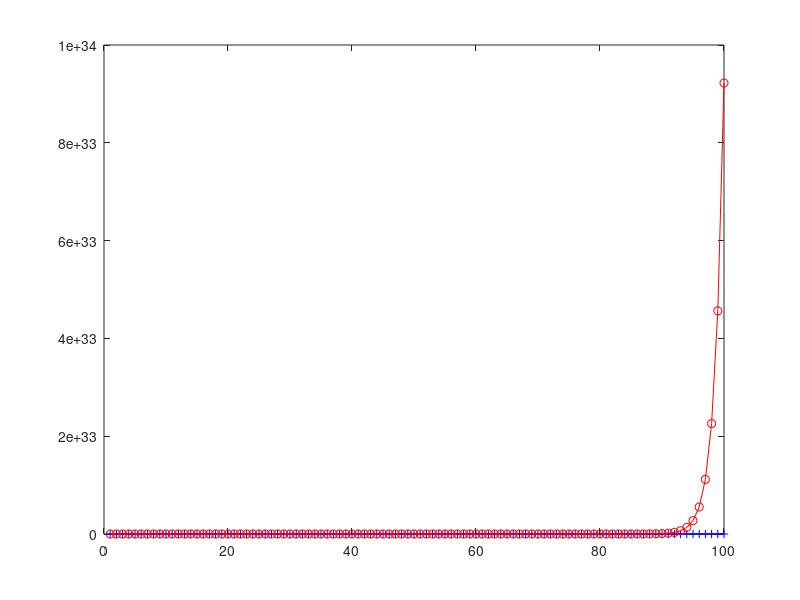

Write MATLAB code to recreate this figure.
clear; close all; clc;  %% clear all

%---------------------------------------------------
%The system isn't stable in BIBO
%---------------------------------------------------

N = 100;  % sequence length of the input

%DC signal 10
M = 10;
x = M*ones(1,N);
y = zeros(1,N); 
y(1) = 1;
y(2) = 2;

for n = 3:N
    
    y(n) = 20*x(n) + 10*x(n-1) + 4*y(n-1) -4*y(n-2);
    
end

figure
%plot(x,'b-+',y,'r-o');
plot((1:N),x,'b-+',(1:N),y,'r-o');

%---------------------------------------------------

% A = [1, -3.3635, 5.0685, -4.2759, 2.1067, -0.5707, 0.0661]; % denominator coefficients
% B =  [0, 0.0006, 0.0101, 0.0161, 0.0041, 0.0001, 0];      % nominator coefficients
% 
% %x = sin(pi/4*(0:N-1));  % sinusoidal input
% x = zeros(1,N); x(7)=1;  % Impulse input
% y = zeros(1,N); 
% for n = 7:N   % computation of the output using difference equation
%     y(n) = B(1)*x(n) + B(2)*x(n-1) + B(3)*x(n-2) + B(4)*x(n-3) + B(5)*x(n-4) + B(6)*x(n-5)...
%         -A(2)*y(n-1) - A(3)*y(n-2) - A(4)*y(n-3) - A(5)*y(n-4) - A(6)*y(n-5) - A(7)*y(n-6);
% end
% 
% figure
% plot((1:N),x,'b-+',(1:N),y,'r-o')
% grid
% legend('Input','Output')
% xlabel('Time [index n]')
% ylabel('Output value')
% title('Impulse Response')
% 
% %freq response
% j = 0;
% omega1 = -pi:.1:pi; % frequency range
% H = zeros(size(omega1));
% for omega = omega1
%     j = j + 1;
%     H(j) = (exp(1i*omega*(0:6))*B')/(exp(1i*omega*(0:6))*A');
% end
% 
% figure
% subplot(211)
% plot(omega1,abs(H))
% grid
% xlabel('\omega [rad/sample]')
% title('Absolute Frequency Response')
% ylabel('Magnitude')
% 
% subplot(212)
% plot(omega1,angle(H)*180/pi)
% grid
% xlabel('\omega [rad/sample]')
% title('Phase Frequency Response')
% ylabel('Phase [degrees]')